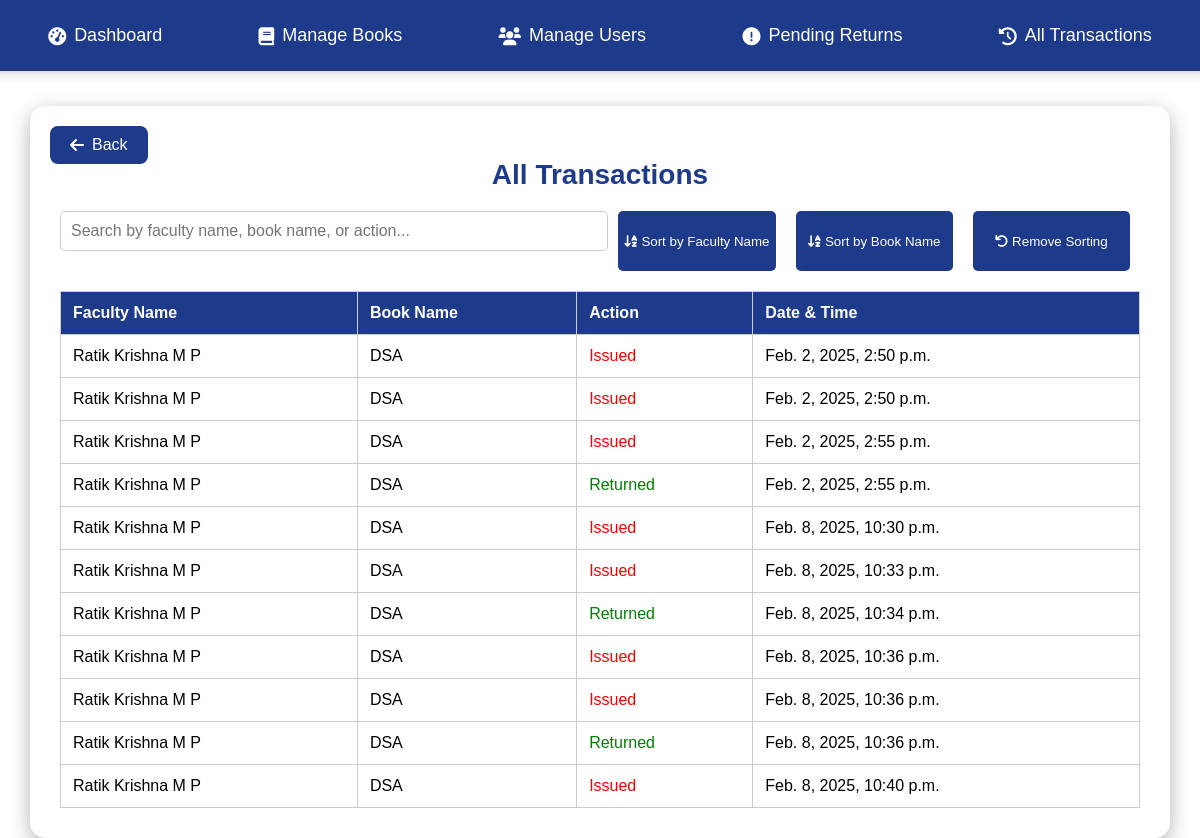
Screenshot of /Library/log-history/ with the database file from the repository.
### LibMS/models.py (models this page shows, shortened)
class BookHistory(models.Model):
    faculty = models.ForeignKey(Faculty, on_delete=models.CASCADE)
    book = models.ForeignKey(Book, on_delete=models.CASCADE)
    action = models.IntegerField(choices=[(1, 'Issued'), (0, 'Returned')])
    date_time = models.DateTimeField(default=timezone.now)

class Faculty(models.Model):
    name = models.CharField(max_length=200)
    id_number = models.CharField(max_length=50, unique=True)
    phone = models.CharField(max_length=10, verbose_name="Phone Number",default="null")
    email = models.EmailField(max_length=100, default="null")

class Book(models.Model):
    book_id = models.CharField(max_length=10, primary_key=True)
    book_name = models.CharField(max_length=200)
    author = models.CharField(max_length=200)
    count = models.IntegerField()
    rack = models.CharField(max_length=50)
    shelf = models.CharField(max_length=50)

### LibMS/views.py (the view)
# urls.py: path('log-history/', bookhistory, name='bookhistory'),
def bookhistory(request):
    book_histories = BookHistory.objects.all().select_related('faculty', 'book')
    context = {
        'book_history_list': book_histories
    }
    return render(request, 'book_history.html', context)

### Frontend/Templates/book_history.html (shortened to what this page needs)
<!DOCTYPE html>
<html lang="en">
<head>
    <link rel="stylesheet" href="https://cdnjs.cloudflare.com/ajax/libs/font-awesome/6.0.0-beta3/css/all.min.css">
</head>
<body>
<nav class="navbar">
    <ul>
        <li><a href="{% url 'admin' %}"><i class="fas fa-tachometer-alt"></i>Dashboard</a></li>
        <li><a href="{% url 'mbooks' %}"><i class="fas fa-book"></i>Manage Books</a></li>
        <li><a href="{% url 'musers' %}"><i class="fas fa-users"></i>Manage Users</a></li>
        <li><a href="{% url 'bookissue' %}"><i class="fas fa-exclamation-circle"></i>Pending Returns</a></li>
        <li><a href="{% url 'bookhistory' %}"><i class="fas fa-history"></i>All Transactions</a></li>
    </ul>
</nav>
    <div class="manage-container">
        <h2>All Transactions</h2>
        <div class="search-bar">
            <input type="text" iclass="search-input" placeholder="Search by faculty name, book name, or action..." onkeyup="filterTable()">
            <button class="sort-btn" onclick="sortTable(0)"><i class="fas fa-sort-alpha-down"></i> Sort by Faculty Name</button>
            <button class="sort-btn" onclick="sortTable(1)"><i class="fas fa-sort-alpha-down"></i> Sort by Book Name</button>
            <button class="sort-btn" onclick="removeSorting()"><i class="fas fa-undo"></i> Remove Sorting</button>
        </div>
        <table id="historyTable">
            <thead>
                <tr>
                    <th>Faculty Name</th>
                    <th>Book Name</th>
                    <th>Action</th>
                    <th>Date & Time</th>
                </tr>
            </thead>
            <tbody>
                {% for history in book_history_list %}
                <tr>
                    <td>{{ history.faculty.name }}</td>
                    <td>{{ history.book.book_name }}</td>
                    <td class="{{ history.get_action_display|lower }}">{{ history.get_action_display }}</td>
                    <td>{{ history.date_time }}</td>
                </tr>
                {% endfor %}
            </tbody>
        </table>
        <a href="{% url 'admin' %}" class="back-btn"><i class="fas fa-arrow-left"></i>Back</a>
    </div>
</body>
</html>

### Frontend/Templates/book_history.html (style rules this page uses)
body { margin: 0; padding: 0; font-family: Arial, sans-serif; background: url('https://i.pinimg.com/originals/1b/9d/28/1b9d28415cc408a4ef4c0e3336a78475.jpg') no-repeat center center fixed; background-size: cover; display: flex; justify-content: center; align-items: center; height: 100vh; }
.manage-container { background: rgb(255, 255, 255); backdrop-filter: blur(15px); padding: 30px; border-radius: 15px; box-shadow: 0px 6px 20px rgba(0, 0, 0, 0.3); text-align: center; width: 90%; max-width: 1100px; overflow-y: auto; max-height: 90vh; margin-top: 12%; }
h2 { color: #1E3A8A; margin-bottom: 20px; font-size: 28px; }
input[type="text"] { width: 100%; padding: 10px; margin-bottom: 20px; border: 1px solid #ccc; border-radius: 5px; font-size: 16px; transition: border-color 0.3s; }
table { width: 100%; border-collapse: collapse; }
table, th, td { border: 1px solid #ccc; }
th, td { padding: 12px; text-align: left; }
th { background-color: #1E3A8A; color: white; }
.back-btn { position: fixed; top: 20px; left: 20px; background-color: #1E3A8A; color: white; padding: 10px 20px; border: none; border-radius: 8px; cursor: pointer; font-size: 16px; transition: background-color 0.3s ease, transform 0.2s ease; text-decoration: none; display: flex; align-items: center; }
.back-btn i { margin-right: 8px; }
.navbar { position: fixed; top: 0; width: 100%; background-color: #1E3A8A; padding: 15px 20px; box-shadow: 0 2px 10px rgba(0, 0, 0, 0.2); z-index: 1000; }
.navbar ul { list-style: none; margin: 0; padding: 0; display: flex; justify-content: space-around; }
.navbar ul li { display: inline; }
.navbar ul li a { color: white; text-decoration: none; font-size: 18px; padding: 10px 15px; transition: background-color 0.3s; display: flex; align-items: center; }
.navbar ul li a i { margin-right: 8px; }
.issued { color: red; }
.returned { color: green; }
.search-bar { margin-bottom: 20px; display: flex; width:100%; justify-content: center; }
.sort-btn { float:right; margin-right: 10px; margin-left: 10px; cursor: pointer; background-color: #1E3A8A; color: white; border: none; border-radius: 5px; width:310px; transition: background-color 0.3s; }

### rows the page displays
BookHistory: faculty.name "Ratik Krishna M P", book.book_name "DSA", action "Issued", date_time "Feb. 2, 2025, 2:50 p.m."
BookHistory: faculty.name "Ratik Krishna M P", book.book_name "DSA", action "Issued", date_time "Feb. 2, 2025, 2:50 p.m."
BookHistory: faculty.name "Ratik Krishna M P", book.book_name "DSA", action "Issued", date_time "Feb. 2, 2025, 2:55 p.m."
BookHistory: faculty.name "Ratik Krishna M P", book.book_name "DSA", action "Returned", date_time "Feb. 2, 2025, 2:55 p.m."
BookHistory: faculty.name "Ratik Krishna M P", book.book_name "DSA", action "Issued", date_time "Feb. 8, 2025, 10:30 p.m."
BookHistory: faculty.name "Ratik Krishna M P", book.book_name "DSA", action "Issued", date_time "Feb. 8, 2025, 10:33 p.m."
BookHistory: faculty.name "Ratik Krishna M P", book.book_name "DSA", action "Returned", date_time "Feb. 8, 2025, 10:34 p.m."
BookHistory: faculty.name "Ratik Krishna M P", book.book_name "DSA", action "Issued", date_time "Feb. 8, 2025, 10:36 p.m."
BookHistory: faculty.name "Ratik Krishna M P", book.book_name "DSA", action "Issued", date_time "Feb. 8, 2025, 10:36 p.m."
BookHistory: faculty.name "Ratik Krishna M P", book.book_name "DSA", action "Returned", date_time "Feb. 8, 2025, 10:36 p.m."
BookHistory: faculty.name "Ratik Krishna M P", book.book_name "DSA", action "Issued", date_time "Feb. 8, 2025, 10:40 p.m."
